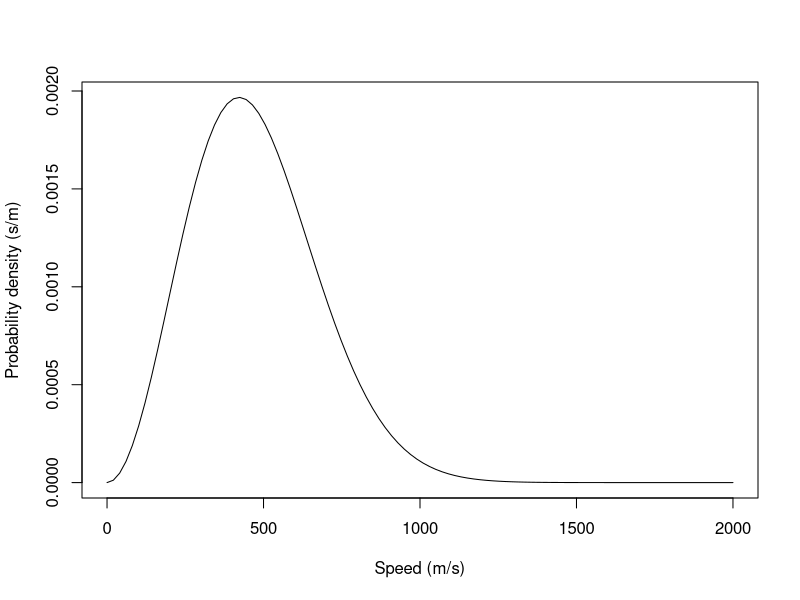

Source code (R):
# Newton's method for optimization

newton_optimize <- function(g, x0, tol=1e-09, max.iter=100) {
  x = x0  # initial estimate
  g.x = g(x)  # g is the vector with components equal to 0th, 1st and 2nd derivatives
  iter = 0
  while ((abs(g.x[2]) > tol) & (iter < max.iter)) {
    x = x - g.x[2]/g.x[3]
    g.x = g(x)
    iter = iter + 1
  }
  if (iter == max.iter) {
    cat('Algorithm failed to converge. \n')
  } else {
    return(x)
  }
}

# Optimize the Maxwell-Boltzmann distribution for diatomic nitrogen

kB = 1.38064852e-23  # Boltzmann constant
L = 6.022140857e23  # Avagadro constant
R = kB*L  # Gas constant (kJ/(K*mol))
M.N2 = 2*14.007e-03  # molar mass of diatomic nitrogen (kg/mol)
t = 300  # room temperature (K)
a = sqrt(R*t/M.N2)

maxwell_boltzmann = function(x) {
  if (x < 0) return(c(0, 0, 0))
  if (x == 0) return(c(0, 0, NaN))
  prefactor = sqrt(2/pi)*(1/a^3)*exp(-x^2/(2*a^2))
  return( c(prefactor*x^2,
            prefactor*2*x*(1-x^2/(2*a^2)),
            prefactor*(1/a^4)*(2*a^4 - 5*a^2*x^2 + x^4)) )
}

# The speed probability density function of the speed of diatomic nitrogen N2
# at a temperature of 300K (27C)

v = seq(0, 2000, length=100)
plot(v, sqrt(2/pi)*(1/a^3)*v^2*exp(-v^2/(2*a^2)), type="l", lty=1,
     xlab="Speed (m/s)", ylab="Probability density (s/m)")

# Find the maximum using Newton's method starting from x0=500

x.opt.newton = newton_optimize(maxwell_boltzmann, 500)

# Analytical solution

x.opt = sqrt(2)*a

# Relative error of the approximation

abs(1 - x.opt.newton / x.opt)